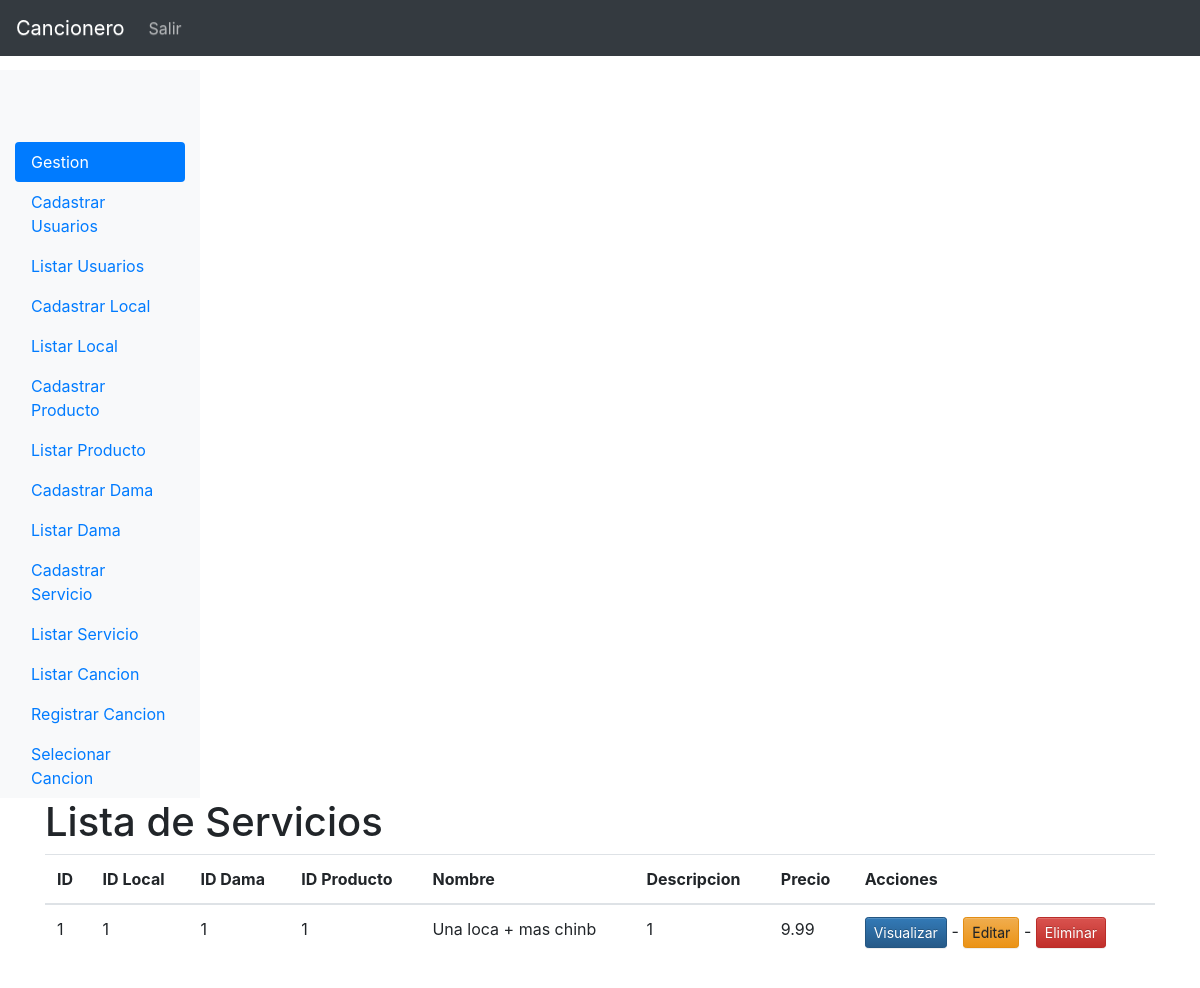
Page /listar_servicio.php (signed in) on the committed database.
### tables this page shows
CREATE TABLE `servicios` (
  `id_servicio` int(11) NOT NULL,
  `id` int(11) NOT NULL,
  `id_dama` int(10) NOT NULL,
  `id_producto` int(11) NOT NULL,
  `nombre` varchar(20) NOT NULL,
  `descripcion` varchar(80) NOT NULL,
  `precio` decimal(3,2) NOT NULL
);

### listar_servicio.php (the view, shortened to what this page needs)
<?php
  include_once("conexao.php");
?>
<!doctype html>
<html lang="pt-BR">
  <head>
    <link href="css/bootstrap.min.css" rel="stylesheet">
    <link href="css/bootstrap-theme.min.css" rel="stylesheet">
    <link href="css/ie10-viewport-bug-workaround.css" rel="stylesheet">
    <link href="css/theme.css" rel="stylesheet">
  </head>
  <body>
  <?php
    include_once("menu_admin.php");
    $resultado = mysqli_query($conn,"SELECT * FROM servicios ORDER BY 'id_servicio'");
  ?>
    <div class="container theme-showcase" role="main">
      <div class="page-header">
        <h1>Lista de Servicios</h1>
      </div>
      <div class="row">
        <div class="col-md-12">
          <table class="table">
            <thead>
              <tr>
                <th>ID</th>
                <th>ID Local</th>
                <th>ID Dama</th>
                <th>ID Producto</th>
                <th>Nombre</th>
                <th>Descripcion</th>
                <th>Precio</th>
                <th>Acciones</th>
              </tr>
            </thead>
            <tbody>
          <?php
            while($linhas = mysqli_fetch_array($resultado)){
                echo "<tr>";
                echo "<td>".$linhas['id_servicio']."</td>";
                echo "<td>".$linhas['id']."</td>";
                echo "<td>".$linhas['id_dama']."</td>";
                echo "<td>".$linhas['id_producto']."</td>";
                echo "<td>".$linhas['nombre']."</td>";
                echo "<td>".$linhas['descripcion']."</td>";
                echo "<td>".$linhas['precio']."</td>";?>
                        <td>
                        <a href='visualizar_servicio.php?id=<?php echo $linhas['id_servicio']; ?>'><button type='button' class='btn btn-sm btn-primary'>Visualizar</button></a>
                      - <a href='editar_servicio.php?id=<?php echo $linhas['id_servicio']; ?>'><button type='button' class='btn btn-sm btn-warning'>Editar</button></a>
                      - <a href='processa/proc_apagar_servicio.php?id=<?php echo $linhas['id_servicio']; ?>'><button type='button' class='btn btn-sm btn-danger'>Eliminar</button></a>
                      <?php
                echo "</tr>";
            }
          ?>
            </tbody>
          </table>
        </div>
      </div>
    </div>
  </body>
</html>

### css/theme.css (style rules this page uses)
body { padding-top: 70px; padding-bottom: 30px; }

### rows in the picture
servicios: id_servicio "1", id "1", id_dama "1", id_producto "1", nombre "Una loca + mas chinb", descripcion "1", precio "9.99"
